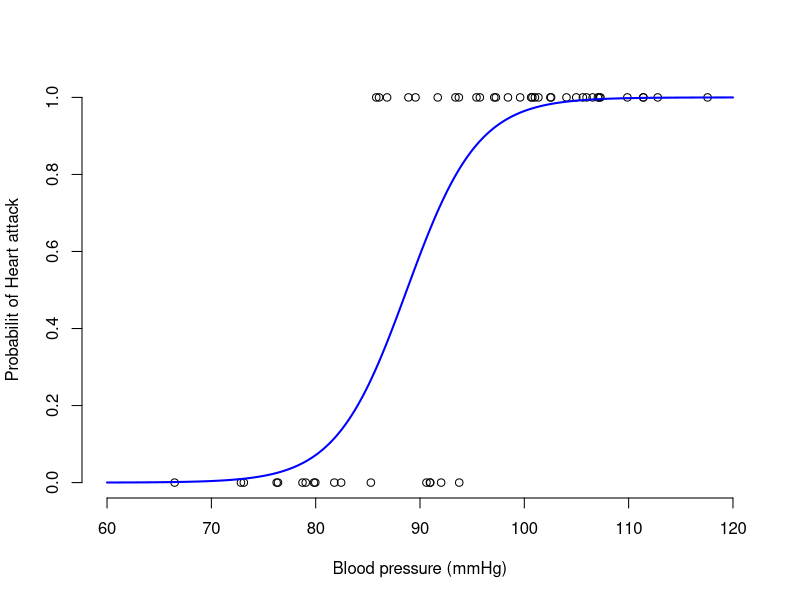

Write the R code that produced this figure.
# Demo of logistic regression
# 


# png(file = "F02_LogisticRegDemo.png", units="in", width=7, height=4, res=150)

# Generate the dataset
set.seed(41)
N <- 50  #Number of subjects
HeartAttack <- rbinom(N, 1, 0.5) # Did the subject have a heartattack yes=1 No=0
BloodPressure <- rnorm(N, mean = 80, sd = 8) + (20 * HeartAttack) 
OrgData <- data.frame(HeartAttack, BloodPressure) # put the data into a dataframe

# Create a logistic regression model of the data
logistic_model <- glm(HeartAttack ~ BloodPressure, data=OrgData, family=binomial)

# Generate a list of blood pressures we want to predict heart attack from  
PredictedData <- data.frame(BloodPressure=seq(
  60, 120,len=500))

# Predict heartattack for each bloodpressure in the PredictData dataframe 
# and add it to that dataframe
PredictedData$HeartAttack = predict(
  logistic_model, PredictedData, type="response")

# Plot Predicted data and original data points, Notice that we have two 
# different datasets but the variable names are the same. This seems to be required 
# by the predict function 
plot(HeartAttack ~ BloodPressure, data=OrgData, 
     frame = FALSE,
     ylab = "Probabilit of Heart attack",            # X label
     xlab = "Blood pressure (mmHg)",    # y label
     xlim = c(60,120))
lines(HeartAttack ~ BloodPressure, data=PredictedData, lwd=2, col="blue")

summary(logistic_model)

# McFadden's pseudo R squared (I not compleatly confident in this but several sources agree on it)
pR2 = 1 - logistic_model$deviance / logistic_model$null.deviance # pseudo R2



# dev.off()
